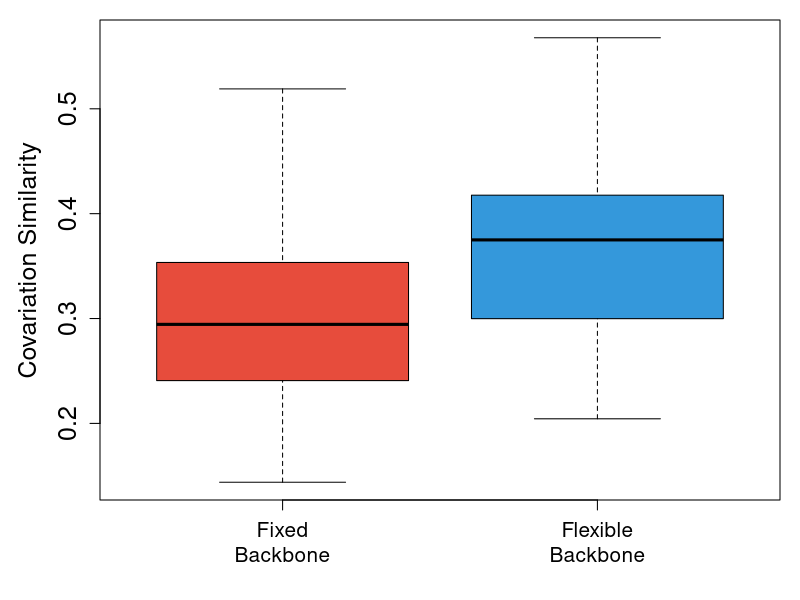

Generate this figure with R:
pdf('covariation_similarity.pdf',width=3.5,height=6)
par(mar=c(5, 5, 1, 1))
a<-read.table('covariation_similarity.txt')
boxplot(a$V1,a$V2,ylab="Covariation Similarity",col=c("#e74c3c","#3498db"),cex.lab=1.5,cex.axis=1.5,outline=F)
text(1:2, par("usr")[3] - 0.04, labels = c("Fixed\nBackbone","Flexible\nBackbone"), xpd = TRUE, cex=1.25)
dev.off()